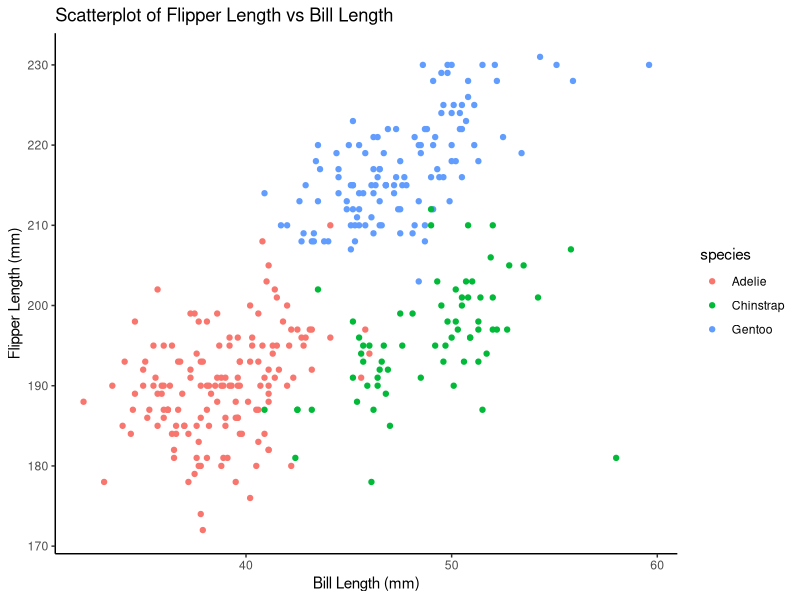
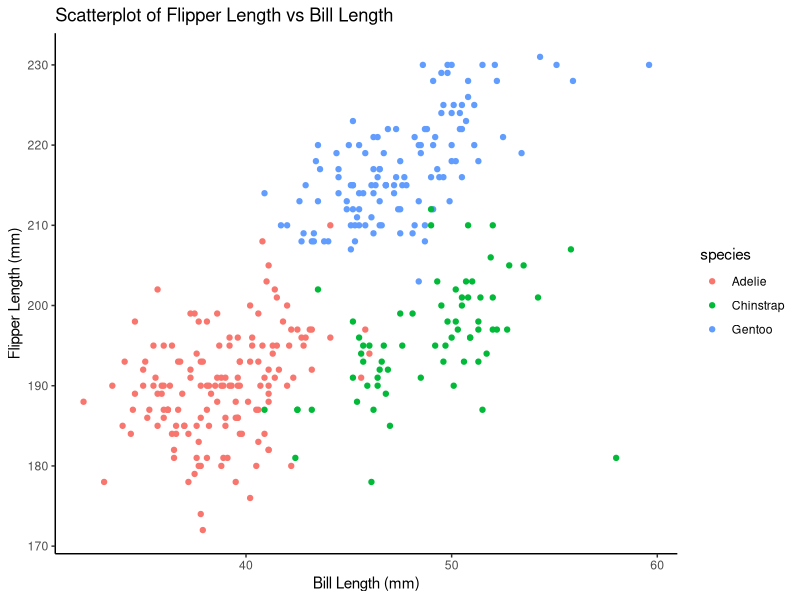

Recreate these plots in R, in order.
## ---- chunk 1
library(tidyverse)
## ---- chunk 2
data("penguins", package = "palmerpenguins")
## ---- chunk 3

scatterplot = ggplot(penguins, aes(x = bill_length_mm, y = flipper_length_mm, color = species)) +
  geom_point(na.rm = TRUE) +
  labs(
    title = "Scatterplot of Flipper Length vs Bill Length",
    x = "Bill Length (mm)",
    y = "Flipper Length (mm)"
  ) +
  theme_classic()

ggsave(filename = "scatterplot_flipper_vs_bill.png", plot = scatterplot, width = 10, height = 10, dpi = 300)

print(scatterplot)
## ---- chunk 4

set.seed(123)

# Set random vectors
random_sample = rnorm(10)
logical_vector = random_sample > 0
char_vector = sample(c("我", "爱", "你", "中", "国"), size = 10, replace = TRUE)
factor_vector = factor(sample(c("Level1", "Level2", "Level3"), size = 10, replace = TRUE))

# Create a data frame with vectors
df = data.frame(
  random_sample = random_sample,
  logical_vector = logical_vector,
  char_vector = char_vector,
  factor_vector = factor_vector
)

df
## ---- chunk 5
mean_rs = mean(pull(df, random_sample))
mean_lv = mean(pull(df, logical_vector))
mean_cv = mean(pull(df, char_vector))
mean_fv = mean(pull(df, factor_vector))
## ---- chunk 6
as.numeric(pull(df, logical_vector))
as.numeric(pull(df, char_vector))
as.numeric(pull(df, factor_vector))
